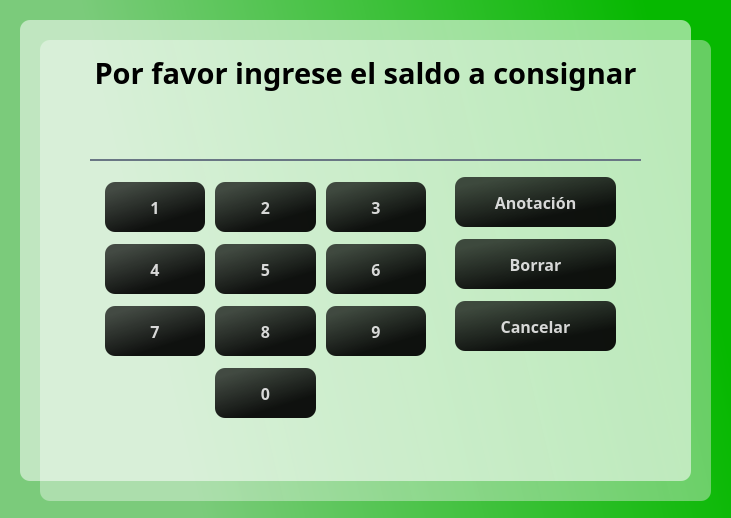
<?xml version="1.0" encoding="UTF-8"?>
<ui version="4.0">
 <class>Dialog</class>
 <widget class="QDialog" name="Dialog">
  <property name="geometry">
   <rect>
    <x>0</x>
    <y>0</y>
    <width>731</width>
    <height>518</height>
   </rect>
  </property>
  <property name="windowTitle">
   <string>Dialog</string>
  </property>
  <property name="modal">
   <bool>true</bool>
  </property>
  <widget class="QWidget" name="gridLayoutWidget">
   <property name="geometry">
    <rect>
     <x>100</x>
     <y>170</y>
     <width>331</width>
     <height>261</height>
    </rect>
   </property>
   <layout class="QGridLayout" name="gridLayout">
    <property name="leftMargin">
     <number>5</number>
    </property>
    <property name="topMargin">
     <number>0</number>
    </property>
    <property name="rightMargin">
     <number>5</number>
    </property>
    <property name="bottomMargin">
     <number>0</number>
    </property>
    <property name="horizontalSpacing">
     <number>10</number>
    </property>
    <property name="verticalSpacing">
     <number>0</number>
    </property>
    <item row="0" column="2">
     <widget class="QPushButton" name="btn3">
      <property name="maximumSize">
       <size>
        <width>200</width>
        <height>50</height>
       </size>
      </property>
      <property name="font">
       <font>
        <family>Candara</family>
        <pointsize>12</pointsize>
        <weight>75</weight>
        <bold>true</bold>
       </font>
      </property>
      <property name="styleSheet">
       <string notr="true">QPushButton#btn3{
	background-color: qlineargradient(spread:pad, x1:0.015, y1:0.00568182, x2:0.626, y2:1, stop:0.144279 rgba(0, 0, 0, 176), stop:0.835821 rgba(0, 0, 0, 237));
	
	color: rgba(255, 255, 255, 210);
	border-radius: 10px;
}

QPushButton#btn3:hover{
	background-color: qlineargradient(spread:pad, x1:1, y1:0.363, x2:0, y2:0.528864, stop:0.0696517 rgba(8, 220, 0, 255), stop:0.810945 rgba(136, 224, 136, 255));
}

QPushButton#btn3:pressed{
	padding-left: 5px;
	padding-top: 5px;
	background-color: rgba(105, 118, 132, 200);
}</string>
      </property>
      <property name="text">
       <string>3</string>
      </property>
     </widget>
    </item>
    <item row="4" column="2">
     <widget class="QPushButton" name="btn9">
      <property name="maximumSize">
       <size>
        <width>200</width>
        <height>50</height>
       </size>
      </property>
      <property name="font">
       <font>
        <family>Candara</family>
        <pointsize>12</pointsize>
        <weight>75</weight>
        <bold>true</bold>
       </font>
      </property>
      <property name="styleSheet">
       <string notr="true">QPushButton#btn9{
	background-color: qlineargradient(spread:pad, x1:0.015, y1:0.00568182, x2:0.626, y2:1, stop:0.144279 rgba(0, 0, 0, 176), stop:0.835821 rgba(0, 0, 0, 237));
	
	color: rgba(255, 255, 255, 210);
	border-radius: 10px;
}

QPushButton#btn9:hover{
	background-color: qlineargradient(spread:pad, x1:1, y1:0.363, x2:0, y2:0.528864, stop:0.0696517 rgba(8, 220, 0, 255), stop:0.810945 rgba(136, 224, 136, 255));
}

QPushButton#btn9:pressed{
	padding-left: 5px;
	padding-top: 5px;
	background-color: rgba(105, 118, 132, 200);
}</string>
      </property>
      <property name="text">
       <string>9</string>
      </property>
     </widget>
    </item>
    <item row="4" column="1">
     <widget class="QPushButton" name="btn8">
      <property name="maximumSize">
       <size>
        <width>200</width>
        <height>50</height>
       </size>
      </property>
      <property name="font">
       <font>
        <family>Candara</family>
        <pointsize>12</pointsize>
        <weight>75</weight>
        <bold>true</bold>
       </font>
      </property>
      <property name="styleSheet">
       <string notr="true">QPushButton#btn8{
	background-color: qlineargradient(spread:pad, x1:0.015, y1:0.00568182, x2:0.626, y2:1, stop:0.144279 rgba(0, 0, 0, 176), stop:0.835821 rgba(0, 0, 0, 237));
	
	color: rgba(255, 255, 255, 210);
	border-radius: 10px;
}

QPushButton#btn8:hover{
	background-color: qlineargradient(spread:pad, x1:1, y1:0.363, x2:0, y2:0.528864, stop:0.0696517 rgba(8, 220, 0, 255), stop:0.810945 rgba(136, 224, 136, 255));
}

QPushButton#btn8:pressed{
	padding-left: 5px;
	padding-top: 5px;
	background-color: rgba(105, 118, 132, 200);
}</string>
      </property>
      <property name="text">
       <string>8</string>
      </property>
     </widget>
    </item>
    <item row="0" column="0">
     <widget class="QPushButton" name="btn1">
      <property name="maximumSize">
       <size>
        <width>200</width>
        <height>50</height>
       </size>
      </property>
      <property name="font">
       <font>
        <family>Candara</family>
        <pointsize>12</pointsize>
        <weight>75</weight>
        <bold>true</bold>
       </font>
      </property>
      <property name="styleSheet">
       <string notr="true">QPushButton#btn1{
	background-color: qlineargradient(spread:pad, x1:0.015, y1:0.00568182, x2:0.626, y2:1, stop:0.144279 rgba(0, 0, 0, 176), stop:0.835821 rgba(0, 0, 0, 237));
	
	color: rgba(255, 255, 255, 210);
	border-radius: 10px;
}

QPushButton#btn1:hover{
	background-color: qlineargradient(spread:pad, x1:1, y1:0.363, x2:0, y2:0.528864, stop:0.0696517 rgba(8, 220, 0, 255), stop:0.810945 rgba(136, 224, 136, 255));
}

QPushButton#btn1:pressed{
	padding-left: 5px;
	padding-top: 5px;
	background-color: rgba(105, 118, 132, 200);
}</string>
      </property>
      <property name="text">
       <string>1</string>
      </property>
     </widget>
    </item>
    <item row="4" column="0">
     <widget class="QPushButton" name="btn7">
      <property name="maximumSize">
       <size>
        <width>200</width>
        <height>50</height>
       </size>
      </property>
      <property name="font">
       <font>
        <family>Candara</family>
        <pointsize>12</pointsize>
        <weight>75</weight>
        <bold>true</bold>
       </font>
      </property>
      <property name="styleSheet">
       <string notr="true">QPushButton#btn7{
	background-color: qlineargradient(spread:pad, x1:0.015, y1:0.00568182, x2:0.626, y2:1, stop:0.144279 rgba(0, 0, 0, 176), stop:0.835821 rgba(0, 0, 0, 237));
	
	color: rgba(255, 255, 255, 210);
	border-radius: 10px;
}

QPushButton#btn7:hover{
	background-color: qlineargradient(spread:pad, x1:1, y1:0.363, x2:0, y2:0.528864, stop:0.0696517 rgba(8, 220, 0, 255), stop:0.810945 rgba(136, 224, 136, 255));
}

QPushButton#btn7:pressed{
	padding-left: 5px;
	padding-top: 5px;
	background-color: rgba(105, 118, 132, 200);
}</string>
      </property>
      <property name="text">
       <string>7</string>
      </property>
     </widget>
    </item>
    <item row="0" column="1">
     <widget class="QPushButton" name="btn2">
      <property name="maximumSize">
       <size>
        <width>200</width>
        <height>50</height>
       </size>
      </property>
      <property name="font">
       <font>
        <family>Candara</family>
        <pointsize>12</pointsize>
        <weight>75</weight>
        <bold>true</bold>
       </font>
      </property>
      <property name="styleSheet">
       <string notr="true">QPushButton#btn2{
	background-color: qlineargradient(spread:pad, x1:0.015, y1:0.00568182, x2:0.626, y2:1, stop:0.144279 rgba(0, 0, 0, 176), stop:0.835821 rgba(0, 0, 0, 237));
	
	color: rgba(255, 255, 255, 210);
	border-radius: 10px;
}

QPushButton#btn2:hover{
	background-color: qlineargradient(spread:pad, x1:1, y1:0.363, x2:0, y2:0.528864, stop:0.0696517 rgba(8, 220, 0, 255), stop:0.810945 rgba(136, 224, 136, 255));
}

QPushButton#btn2:pressed{
	padding-left: 5px;
	padding-top: 5px;
	background-color: rgba(105, 118, 132, 200);
}</string>
      </property>
      <property name="text">
       <string>2</string>
      </property>
     </widget>
    </item>
    <item row="3" column="1">
     <widget class="QPushButton" name="btn5">
      <property name="maximumSize">
       <size>
        <width>200</width>
        <height>50</height>
       </size>
      </property>
      <property name="font">
       <font>
        <family>Candara</family>
        <pointsize>12</pointsize>
        <weight>75</weight>
        <bold>true</bold>
       </font>
      </property>
      <property name="styleSheet">
       <string notr="true">QPushButton#btn5{
	background-color: qlineargradient(spread:pad, x1:0.015, y1:0.00568182, x2:0.626, y2:1, stop:0.144279 rgba(0, 0, 0, 176), stop:0.835821 rgba(0, 0, 0, 237));
	
	color: rgba(255, 255, 255, 210);
	border-radius: 10px;
}

QPushButton#btn5:hover{
	background-color: qlineargradient(spread:pad, x1:1, y1:0.363, x2:0, y2:0.528864, stop:0.0696517 rgba(8, 220, 0, 255), stop:0.810945 rgba(136, 224, 136, 255));
}

QPushButton#btn5:pressed{
	padding-left: 5px;
	padding-top: 5px;
	background-color: rgba(105, 118, 132, 200);
}</string>
      </property>
      <property name="text">
       <string>5</string>
      </property>
     </widget>
    </item>
    <item row="5" column="1">
     <widget class="QPushButton" name="btn0">
      <property name="maximumSize">
       <size>
        <width>200</width>
        <height>50</height>
       </size>
      </property>
      <property name="font">
       <font>
        <family>Candara</family>
        <pointsize>12</pointsize>
        <weight>75</weight>
        <bold>true</bold>
       </font>
      </property>
      <property name="styleSheet">
       <string notr="true">QPushButton#btn0{
	background-color: qlineargradient(spread:pad, x1:0.015, y1:0.00568182, x2:0.626, y2:1, stop:0.144279 rgba(0, 0, 0, 176), stop:0.835821 rgba(0, 0, 0, 237));
	
	color: rgba(255, 255, 255, 210);
	border-radius: 10px;
}

QPushButton#btn0:hover{
	background-color: qlineargradient(spread:pad, x1:1, y1:0.363, x2:0, y2:0.528864, stop:0.0696517 rgba(8, 220, 0, 255), stop:0.810945 rgba(136, 224, 136, 255));
}

QPushButton#btn0:pressed{
	padding-left: 5px;
	padding-top: 5px;
	background-color: rgba(105, 118, 132, 200);
}</string>
      </property>
      <property name="text">
       <string>0</string>
      </property>
     </widget>
    </item>
    <item row="3" column="2">
     <widget class="QPushButton" name="btn6">
      <property name="maximumSize">
       <size>
        <width>200</width>
        <height>50</height>
       </size>
      </property>
      <property name="font">
       <font>
        <family>Candara</family>
        <pointsize>12</pointsize>
        <weight>75</weight>
        <bold>true</bold>
       </font>
      </property>
      <property name="styleSheet">
       <string notr="true">QPushButton#btn6{
	background-color: qlineargradient(spread:pad, x1:0.015, y1:0.00568182, x2:0.626, y2:1, stop:0.144279 rgba(0, 0, 0, 176), stop:0.835821 rgba(0, 0, 0, 237));
	
	color: rgba(255, 255, 255, 210);
	border-radius: 10px;
}

QPushButton#btn6:hover{
	background-color: qlineargradient(spread:pad, x1:1, y1:0.363, x2:0, y2:0.528864, stop:0.0696517 rgba(8, 220, 0, 255), stop:0.810945 rgba(136, 224, 136, 255));
}

QPushButton#btn6:pressed{
	padding-left: 5px;
	padding-top: 5px;
	background-color: rgba(105, 118, 132, 200);
}</string>
      </property>
      <property name="text">
       <string>6</string>
      </property>
     </widget>
    </item>
    <item row="3" column="0">
     <widget class="QPushButton" name="btn4">
      <property name="maximumSize">
       <size>
        <width>200</width>
        <height>50</height>
       </size>
      </property>
      <property name="font">
       <font>
        <family>Candara</family>
        <pointsize>12</pointsize>
        <weight>75</weight>
        <bold>true</bold>
       </font>
      </property>
      <property name="styleSheet">
       <string notr="true">QPushButton#btn4{
	background-color: qlineargradient(spread:pad, x1:0.015, y1:0.00568182, x2:0.626, y2:1, stop:0.144279 rgba(0, 0, 0, 176), stop:0.835821 rgba(0, 0, 0, 237));
	
	color: rgba(255, 255, 255, 210);
	border-radius: 10px;
}

QPushButton#btn4:hover{
	background-color: qlineargradient(spread:pad, x1:1, y1:0.363, x2:0, y2:0.528864, stop:0.0696517 rgba(8, 220, 0, 255), stop:0.810945 rgba(136, 224, 136, 255));
}

QPushButton#btn4:pressed{
	padding-left: 5px;
	padding-top: 5px;
	background-color: rgba(105, 118, 132, 200);
}</string>
      </property>
      <property name="text">
       <string>4</string>
      </property>
     </widget>
    </item>
   </layout>
  </widget>
  <widget class="QLineEdit" name="txtMonto">
   <property name="geometry">
    <rect>
     <x>90</x>
     <y>120</y>
     <width>551</width>
     <height>41</height>
    </rect>
   </property>
   <property name="font">
    <font>
     <family>Candara</family>
     <pointsize>18</pointsize>
     <weight>75</weight>
     <bold>true</bold>
    </font>
   </property>
   <property name="styleSheet">
    <string notr="true">background-color: rgba(0, 0, 0, 0);
border: none;
border-bottom: 2px solid rgba(105, 118, 132, 255);
color: rgb(0, 0, 0);
padding-bottom: 7px;</string>
   </property>
   <property name="text">
    <string/>
   </property>
   <property name="alignment">
    <set>Qt::AlignCenter</set>
   </property>
  </widget>
  <widget class="QWidget" name="layoutWidget">
   <property name="geometry">
    <rect>
     <x>450</x>
     <y>170</y>
     <width>171</width>
     <height>191</height>
    </rect>
   </property>
   <layout class="QVBoxLayout" name="verticalLayout">
    <property name="spacing">
     <number>5</number>
    </property>
    <property name="leftMargin">
     <number>5</number>
    </property>
    <property name="rightMargin">
     <number>5</number>
    </property>
    <item>
     <widget class="QPushButton" name="btnAnotacion">
      <property name="maximumSize">
       <size>
        <width>250</width>
        <height>50</height>
       </size>
      </property>
      <property name="font">
       <font>
        <family>Candara</family>
        <pointsize>12</pointsize>
        <weight>75</weight>
        <bold>true</bold>
       </font>
      </property>
      <property name="styleSheet">
       <string notr="true">QPushButton#btnAnotacion{
	background-color: qlineargradient(spread:pad, x1:0.015, y1:0.00568182, x2:0.626, y2:1, stop:0.144279 rgba(0, 0, 0, 176), stop:0.835821 rgba(0, 0, 0, 237));
	
	color: rgba(255, 255, 255, 210);
	border-radius: 10px;
}

QPushButton#btnAnotacion:hover{
	background-color: qlineargradient(spread:pad, x1:1, y1:0.363, x2:0, y2:0.528864, stop:0.0696517 rgba(8, 220, 0, 255), stop:0.810945 rgba(136, 224, 136, 255));
}

QPushButton#btnAnotacion:pressed{
	padding-left: 5px;
	padding-top: 5px;
	background-color: rgba(105, 118, 132, 200);
}</string>
      </property>
      <property name="text">
       <string>Anotación</string>
      </property>
      <property name="autoDefault">
       <bool>true</bool>
      </property>
     </widget>
    </item>
    <item>
     <widget class="QPushButton" name="btnBorrar">
      <property name="maximumSize">
       <size>
        <width>250</width>
        <height>50</height>
       </size>
      </property>
      <property name="font">
       <font>
        <family>Candara</family>
        <pointsize>12</pointsize>
        <weight>75</weight>
        <bold>true</bold>
       </font>
      </property>
      <property name="styleSheet">
       <string notr="true">QPushButton#btnBorrar{
	background-color: qlineargradient(spread:pad, x1:0.015, y1:0.00568182, x2:0.626, y2:1, stop:0.144279 rgba(0, 0, 0, 176), stop:0.835821 rgba(0, 0, 0, 237));
	
	color: rgba(255, 255, 255, 210);
	border-radius: 10px;
}

QPushButton#btnBorrar:hover{
	background-color: qlineargradient(spread:pad, x1:1, y1:0.363, x2:0, y2:0.528864, stop:0.0696517 rgba(255, 37, 37, 255), stop:0.81592 rgba(197, 75, 75, 255));
}

QPushButton#btnBorrar:pressed{
	padding-left: 5px;
	padding-top: 5px;
	background-color: rgba(105, 118, 132, 200);
}</string>
      </property>
      <property name="text">
       <string>Borrar</string>
      </property>
     </widget>
    </item>
    <item>
     <widget class="QPushButton" name="btnCancelar">
      <property name="maximumSize">
       <size>
        <width>250</width>
        <height>50</height>
       </size>
      </property>
      <property name="font">
       <font>
        <family>Candara</family>
        <pointsize>12</pointsize>
        <weight>75</weight>
        <bold>true</bold>
       </font>
      </property>
      <property name="styleSheet">
       <string notr="true">QPushButton#btnCancelar{
	background-color: qlineargradient(spread:pad, x1:0.015, y1:0.00568182, x2:0.626, y2:1, stop:0.144279 rgba(0, 0, 0, 176), stop:0.835821 rgba(0, 0, 0, 237));
	
	color: rgba(255, 255, 255, 210);
	border-radius: 10px;
}

QPushButton#btnCancelar:hover{
	background-color: qlineargradient(spread:pad, x1:1, y1:0.363, x2:0, y2:0.528864, stop:0.0696517 rgba(255, 37, 37, 255), stop:0.81592 rgba(197, 75, 75, 255));
}

QPushButton#btnCancelar:pressed{
	padding-left: 5px;
	padding-top: 5px;
	background-color: rgba(105, 118, 132, 200);
}</string>
      </property>
      <property name="text">
       <string>Cancelar</string>
      </property>
      <property name="autoDefault">
       <bool>true</bool>
      </property>
     </widget>
    </item>
   </layout>
  </widget>
  <widget class="QLabel" name="lblTitle">
   <property name="geometry">
    <rect>
     <x>70</x>
     <y>50</y>
     <width>591</width>
     <height>45</height>
    </rect>
   </property>
   <property name="sizePolicy">
    <sizepolicy hsizetype="Fixed" vsizetype="Fixed">
     <horstretch>0</horstretch>
     <verstretch>0</verstretch>
    </sizepolicy>
   </property>
   <property name="maximumSize">
    <size>
     <width>16777215</width>
     <height>50</height>
    </size>
   </property>
   <property name="font">
    <font>
     <family>Candara</family>
     <pointsize>22</pointsize>
     <weight>75</weight>
     <bold>true</bold>
    </font>
   </property>
   <property name="styleSheet">
    <string notr="true">color: rgb(0, 0, 0);</string>
   </property>
   <property name="text">
    <string>Por favor ingrese el saldo a consignar</string>
   </property>
   <property name="alignment">
    <set>Qt::AlignCenter</set>
   </property>
  </widget>
  <widget class="QLabel" name="label">
   <property name="geometry">
    <rect>
     <x>0</x>
     <y>0</y>
     <width>741</width>
     <height>521</height>
    </rect>
   </property>
   <property name="styleSheet">
    <string notr="true">background-color: qlineargradient(spread:pad, x1:1, y1:0.363, x2:0, y2:0.528864, stop:0.0696517 rgba(6, 184, 0, 255), stop:0.810945 rgba(123, 203, 123, 255));</string>
   </property>
   <property name="text">
    <string/>
   </property>
  </widget>
  <widget class="QLabel" name="label_3">
   <property name="geometry">
    <rect>
     <x>40</x>
     <y>40</y>
     <width>671</width>
     <height>461</height>
    </rect>
   </property>
   <property name="styleSheet">
    <string notr="true">background-color: qlineargradient(spread:pad, x1:1, y1:0.363, x2:0, y2:0.528864, stop:0.0696517 rgba(238, 238, 238, 105), stop:0.81592 rgba(255, 255, 255, 94));
border-radius: 10px;</string>
   </property>
   <property name="text">
    <string/>
   </property>
  </widget>
  <widget class="QLabel" name="label_2">
   <property name="geometry">
    <rect>
     <x>20</x>
     <y>20</y>
     <width>671</width>
     <height>461</height>
    </rect>
   </property>
   <property name="styleSheet">
    <string notr="true">background-color: qlineargradient(spread:pad, x1:1, y1:0.363, x2:0, y2:0.528864, stop:0.0696517 rgba(255, 255, 255, 142), stop:0.810945 rgba(255, 255, 255, 134));
border-radius: 10px;</string>
   </property>
   <property name="text">
    <string/>
   </property>
  </widget>
  <widget class="QLabel" name="lblMessage">
   <property name="geometry">
    <rect>
     <x>70</x>
     <y>430</y>
     <width>591</width>
     <height>45</height>
    </rect>
   </property>
   <property name="sizePolicy">
    <sizepolicy hsizetype="Fixed" vsizetype="Fixed">
     <horstretch>0</horstretch>
     <verstretch>0</verstretch>
    </sizepolicy>
   </property>
   <property name="maximumSize">
    <size>
     <width>16777215</width>
     <height>50</height>
    </size>
   </property>
   <property name="font">
    <font>
     <family>Candara</family>
     <pointsize>12</pointsize>
     <weight>75</weight>
     <bold>true</bold>
    </font>
   </property>
   <property name="styleSheet">
    <string notr="true">color: rgb(0, 0, 0);</string>
   </property>
   <property name="text">
    <string/>
   </property>
   <property name="alignment">
    <set>Qt::AlignCenter</set>
   </property>
  </widget>
  <zorder>label</zorder>
  <zorder>label_3</zorder>
  <zorder>label_2</zorder>
  <zorder>gridLayoutWidget</zorder>
  <zorder>txtMonto</zorder>
  <zorder>layoutWidget</zorder>
  <zorder>lblTitle</zorder>
  <zorder>lblMessage</zorder>
 </widget>
 <resources/>
 <connections/>
</ui>
